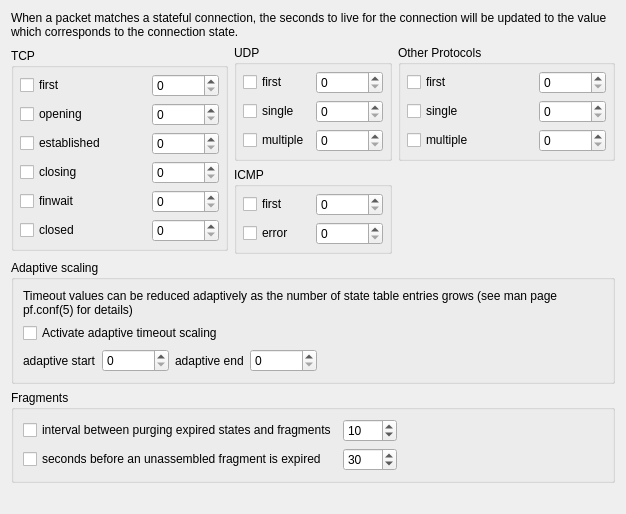
     <widget class="QWidget" name="tab4">
      <attribute name="title">
       <string>Timeouts</string>
      </attribute>
      <layout class="QGridLayout" name="gridLayout_14">
       <item row="0" column="0" colspan="3">
        <widget class="QLabel" name="textLabel2">
         <property name="text">
          <string>When a packet matches a stateful connection, the seconds to live for the connection will be updated to the value which corresponds to the connection state.</string>
         </property>
         <property name="alignment">
          <set>Qt::AlignVCenter</set>
         </property>
         <property name="wordWrap">
          <bool>true</bool>
         </property>
        </widget>
       </item>
       <item row="1" column="0" rowspan="2">
        <widget class="QGroupBox" name="groupBox1">
         <property name="sizePolicy">
          <sizepolicy hsizetype="Preferred" vsizetype="Maximum">
           <horstretch>0</horstretch>
           <verstretch>0</verstretch>
          </sizepolicy>
         </property>
         <property name="title">
          <string>TCP</string>
         </property>
         <layout class="QGridLayout">
          <property name="margin">
           <number>6</number>
          </property>
          <item row="0" column="0">
           <widget class="QCheckBox" name="pf_set_tcp_first">
            <property name="sizePolicy">
             <sizepolicy hsizetype="Expanding" vsizetype="Fixed">
              <horstretch>0</horstretch>
              <verstretch>0</verstretch>
             </sizepolicy>
            </property>
            <property name="text">
             <string>first</string>
            </property>
           </widget>
          </item>
          <item row="0" column="2">
           <widget class="QSpinBox" name="pf_tcp_first">
            <property name="sizePolicy">
             <sizepolicy hsizetype="Fixed" vsizetype="Fixed">
              <horstretch>0</horstretch>
              <verstretch>0</verstretch>
             </sizepolicy>
            </property>
            <property name="toolTip">
             <string>The state after the first packet.</string>
            </property>
            <property name="minimum">
             <number>0</number>
            </property>
            <property name="maximum">
             <number>100000</number>
            </property>
            <property name="value">
             <number>0</number>
            </property>
           </widget>
          </item>
          <item row="1" column="0">
           <widget class="QCheckBox" name="pf_set_tcp_opening">
            <property name="text">
             <string>opening</string>
            </property>
           </widget>
          </item>
          <item row="1" column="2">
           <widget class="QSpinBox" name="pf_tcp_opening">
            <property name="sizePolicy">
             <sizepolicy hsizetype="Fixed" vsizetype="Fixed">
              <horstretch>0</horstretch>
              <verstretch>0</verstretch>
             </sizepolicy>
            </property>
            <property name="toolTip">
             <string> The state before the destination host ever sends a packet.</string>
            </property>
            <property name="minimum">
             <number>0</number>
            </property>
            <property name="maximum">
             <number>100000</number>
            </property>
            <property name="value">
             <number>0</number>
            </property>
           </widget>
          </item>
          <item row="2" column="0">
           <widget class="QCheckBox" name="pf_set_tcp_established">
            <property name="text">
             <string>established</string>
            </property>
           </widget>
          </item>
          <item row="2" column="2">
           <widget class="QSpinBox" name="pf_tcp_established">
            <property name="sizePolicy">
             <sizepolicy hsizetype="Fixed" vsizetype="Fixed">
              <horstretch>0</horstretch>
              <verstretch>0</verstretch>
             </sizepolicy>
            </property>
            <property name="toolTip">
             <string>The fully established state.</string>
            </property>
            <property name="minimum">
             <number>0</number>
            </property>
            <property name="maximum">
             <number>100000</number>
            </property>
            <property name="singleStep">
             <number>1</number>
            </property>
            <property name="value">
             <number>0</number>
            </property>
           </widget>
          </item>
          <item row="3" column="2">
           <widget class="QSpinBox" name="pf_tcp_closing">
            <property name="sizePolicy">
             <sizepolicy hsizetype="Fixed" vsizetype="Fixed">
              <horstretch>0</horstretch>
              <verstretch>0</verstretch>
             </sizepolicy>
            </property>
            <property name="toolTip">
             <string>The state after the first FIN has been sent.</string>
            </property>
            <property name="minimum">
             <number>0</number>
            </property>
            <property name="maximum">
             <number>100000</number>
            </property>
            <property name="value">
             <number>0</number>
            </property>
           </widget>
          </item>
          <item row="3" column="0">
           <widget class="QCheckBox" name="pf_set_tcp_closing">
            <property name="text">
             <string>closing</string>
            </property>
           </widget>
          </item>
          <item row="4" column="2">
           <widget class="QSpinBox" name="pf_tcp_finwait">
            <property name="sizePolicy">
             <sizepolicy hsizetype="Fixed" vsizetype="Fixed">
              <horstretch>0</horstretch>
              <verstretch>0</verstretch>
             </sizepolicy>
            </property>
            <property name="toolTip">
             <string>The state after both FINs have been exchanged and the connection is closed.</string>
            </property>
            <property name="minimum">
             <number>0</number>
            </property>
            <property name="maximum">
             <number>100000</number>
            </property>
            <property name="value">
             <number>0</number>
            </property>
           </widget>
          </item>
          <item row="4" column="0">
           <widget class="QCheckBox" name="pf_set_tcp_finwait">
            <property name="text">
             <string>finwait</string>
            </property>
           </widget>
          </item>
          <item row="5" column="2">
           <widget class="QSpinBox" name="pf_tcp_closed">
            <property name="sizePolicy">
             <sizepolicy hsizetype="Fixed" vsizetype="Fixed">
              <horstretch>0</horstretch>
              <verstretch>0</verstretch>
             </sizepolicy>
            </property>
            <property name="toolTip">
             <string>The state after one endpoint sends an RST.</string>
            </property>
            <property name="minimum">
             <number>0</number>
            </property>
            <property name="maximum">
             <number>100000</number>
            </property>
            <property name="value">
             <number>0</number>
            </property>
           </widget>
          </item>
          <item row="5" column="0">
           <widget class="QCheckBox" name="pf_set_tcp_closed">
            <property name="text">
             <string>closed</string>
            </property>
           </widget>
          </item>
         </layout>
        </widget>
       </item>
       <item row="1" column="1">
        <widget class="QGroupBox" name="groupBox2">
         <property name="title">
          <string>UDP</string>
         </property>
         <layout class="QGridLayout">
          <property name="margin">
           <number>6</number>
          </property>
          <item row="0" column="0">
           <widget class="QCheckBox" name="pf_set_udp_first">
            <property name="text">
             <string>first</string>
            </property>
           </widget>
          </item>
          <item row="0" column="2">
           <widget class="QSpinBox" name="pf_udp_first">
            <property name="sizePolicy">
             <sizepolicy hsizetype="Fixed" vsizetype="Fixed">
              <horstretch>0</horstretch>
              <verstretch>0</verstretch>
             </sizepolicy>
            </property>
            <property name="toolTip">
             <string>The state after the first packet.</string>
            </property>
            <property name="minimum">
             <number>0</number>
            </property>
            <property name="maximum">
             <number>100000</number>
            </property>
            <property name="value">
             <number>0</number>
            </property>
           </widget>
          </item>
          <item row="1" column="0">
           <widget class="QCheckBox" name="pf_set_udp_single">
            <property name="text">
             <string>single</string>
            </property>
           </widget>
          </item>
          <item row="1" column="2">
           <widget class="QSpinBox" name="pf_udp_single">
            <property name="sizePolicy">
             <sizepolicy hsizetype="Fixed" vsizetype="Fixed">
              <horstretch>0</horstretch>
              <verstretch>0</verstretch>
             </sizepolicy>
            </property>
            <property name="toolTip">
             <string>The state if the source host sends more than one packet but the destination host has never sent one back.</string>
            </property>
            <property name="minimum">
             <number>0</number>
            </property>
            <property name="maximum">
             <number>100000</number>
            </property>
            <property name="value">
             <number>0</number>
            </property>
           </widget>
          </item>
          <item row="2" column="0">
           <widget class="QCheckBox" name="pf_set_udp_multiple">
            <property name="text">
             <string>multiple</string>
            </property>
           </widget>
          </item>
          <item row="2" column="2">
           <widget class="QSpinBox" name="pf_udp_multiple">
            <property name="sizePolicy">
             <sizepolicy hsizetype="Fixed" vsizetype="Fixed">
              <horstretch>0</horstretch>
              <verstretch>0</verstretch>
             </sizepolicy>
            </property>
            <property name="toolTip">
             <string> The state if both hosts have sent packets.</string>
            </property>
            <property name="minimum">
             <number>0</number>
            </property>
            <property name="maximum">
             <number>100000</number>
            </property>
            <property name="value">
             <number>0</number>
            </property>
           </widget>
          </item>
         </layout>
        </widget>
       </item>
       <item row="1" column="2">
        <widget class="QGroupBox" name="groupBox4">
         <property name="title">
          <string>Other Protocols</string>
         </property>
         <layout class="QGridLayout">
          <property name="margin">
           <number>6</number>
          </property>
          <item row="0" column="0">
           <widget class="QCheckBox" name="pf_set_other_first">
            <property name="sizePolicy">
             <sizepolicy hsizetype="Expanding" vsizetype="Fixed">
              <horstretch>0</horstretch>
              <verstretch>0</verstretch>
             </sizepolicy>
            </property>
            <property name="text">
             <string>first</string>
            </property>
           </widget>
          </item>
          <item row="0" column="2">
           <widget class="QSpinBox" name="pf_other_first">
            <property name="sizePolicy">
             <sizepolicy hsizetype="Fixed" vsizetype="Fixed">
              <horstretch>0</horstretch>
              <verstretch>0</verstretch>
             </sizepolicy>
            </property>
            <property name="toolTip">
             <string>The state after the first packet.</string>
            </property>
            <property name="minimum">
             <number>0</number>
            </property>
            <property name="maximum">
             <number>100000</number>
            </property>
            <property name="value">
             <number>0</number>
            </property>
           </widget>
          </item>
          <item row="1" column="0">
           <widget class="QCheckBox" name="pf_set_other_single">
            <property name="text">
             <string>single</string>
            </property>
           </widget>
          </item>
          <item row="2" column="0">
           <widget class="QCheckBox" name="pf_set_other_multiple">
            <property name="text">
             <string>multiple</string>
            </property>
           </widget>
          </item>
          <item row="1" column="2">
           <widget class="QSpinBox" name="pf_other_single">
            <property name="sizePolicy">
             <sizepolicy hsizetype="Fixed" vsizetype="Fixed">
              <horstretch>0</horstretch>
              <verstretch>0</verstretch>
             </sizepolicy>
            </property>
            <property name="toolTip">
             <string>The state after the first packet.</string>
            </property>
            <property name="minimum">
             <number>0</number>
            </property>
            <property name="maximum">
             <number>100000</number>
            </property>
            <property name="value">
             <number>0</number>
            </property>
           </widget>
          </item>
          <item row="2" column="2">
           <widget class="QSpinBox" name="pf_other_multiple">
            <property name="sizePolicy">
             <sizepolicy hsizetype="Fixed" vsizetype="Fixed">
              <horstretch>0</horstretch>
              <verstretch>0</verstretch>
             </sizepolicy>
            </property>
            <property name="toolTip">
             <string>The state after the first packet.</string>
            </property>
            <property name="minimum">
             <number>0</number>
            </property>
            <property name="maximum">
             <number>100000</number>
            </property>
            <property name="value">
             <number>0</number>
            </property>
           </widget>
          </item>
         </layout>
        </widget>
       </item>
       <item row="2" column="1">
        <widget class="QGroupBox" name="groupBox3">
         <property name="title">
          <string>ICMP</string>
         </property>
         <layout class="QGridLayout">
          <property name="margin">
           <number>6</number>
          </property>
          <item row="0" column="1">
           <widget class="QSpinBox" name="pf_icmp_first">
            <property name="sizePolicy">
             <sizepolicy hsizetype="Fixed" vsizetype="Fixed">
              <horstretch>0</horstretch>
              <verstretch>0</verstretch>
             </sizepolicy>
            </property>
            <property name="toolTip">
             <string>The state after the first packet.</string>
            </property>
            <property name="minimum">
             <number>0</number>
            </property>
            <property name="maximum">
             <number>100000</number>
            </property>
            <property name="value">
             <number>0</number>
            </property>
           </widget>
          </item>
          <item row="1" column="1">
           <widget class="QSpinBox" name="pf_icmp_error">
            <property name="sizePolicy">
             <sizepolicy hsizetype="Fixed" vsizetype="Fixed">
              <horstretch>0</horstretch>
              <verstretch>0</verstretch>
             </sizepolicy>
            </property>
            <property name="toolTip">
             <string>The state after an ICMP error came back in response to an ICMP packet.</string>
            </property>
            <property name="minimum">
             <number>0</number>
            </property>
            <property name="maximum">
             <number>100000</number>
            </property>
            <property name="value">
             <number>0</number>
            </property>
           </widget>
          </item>
          <item row="0" column="0">
           <widget class="QCheckBox" name="pf_set_icmp_first">
            <property name="text">
             <string>first</string>
            </property>
           </widget>
          </item>
          <item row="1" column="0">
           <widget class="QCheckBox" name="pf_set_icmp_error">
            <property name="text">
             <string>error</string>
            </property>
           </widget>
          </item>
         </layout>
        </widget>
       </item>
       <item row="3" column="0" colspan="3">
        <widget class="QGroupBox" name="groupBox6">
         <property name="title">
          <string>Adaptive scaling</string>
         </property>
         <layout class="QGridLayout" name="gridLayout_12">
          <item row="0" column="0">
           <widget class="QLabel" name="textLabel1_11">
            <property name="text">
             <string>Timeout values can be reduced adaptively as the number of state table entries grows (see man page pf.conf(5) for details)</string>
            </property>
            <property name="alignment">
             <set>Qt::AlignVCenter</set>
            </property>
            <property name="wordWrap">
             <bool>true</bool>
            </property>
           </widget>
          </item>
          <item row="1" column="0">
           <widget class="QCheckBox" name="pf_set_adaptive">
            <property name="text">
             <string>Activate adaptive timeout scaling</string>
            </property>
           </widget>
          </item>
          <item row="2" column="0">
           <layout class="QHBoxLayout" name="horizontalLayout_6">
            <item>
             <widget class="QLabel" name="textLabel1_10_7">
              <property name="sizePolicy">
               <sizepolicy hsizetype="Preferred" vsizetype="Preferred">
                <horstretch>0</horstretch>
                <verstretch>0</verstretch>
               </sizepolicy>
              </property>
              <property name="text">
               <string>adaptive start</string>
              </property>
              <property name="wordWrap">
               <bool>false</bool>
              </property>
             </widget>
            </item>
            <item>
             <widget class="QSpinBox" name="pf_adaptive_start">
              <property name="sizePolicy">
               <sizepolicy hsizetype="Fixed" vsizetype="Fixed">
                <horstretch>0</horstretch>
                <verstretch>0</verstretch>
               </sizepolicy>
              </property>
              <property name="toolTip">
               <string>When the number of state entries exceeds this value, adaptive scaling begins.</string>
              </property>
              <property name="minimum">
               <number>0</number>
              </property>
              <property name="maximum">
               <number>100000000</number>
              </property>
              <property name="value">
               <number>0</number>
              </property>
             </widget>
            </item>
            <item>
             <widget class="QLabel" name="textLabel1_10_7_2">
              <property name="sizePolicy">
               <sizepolicy hsizetype="Preferred" vsizetype="Preferred">
                <horstretch>0</horstretch>
                <verstretch>0</verstretch>
               </sizepolicy>
              </property>
              <property name="text">
               <string>adaptive end</string>
              </property>
              <property name="wordWrap">
               <bool>false</bool>
              </property>
             </widget>
            </item>
            <item>
             <widget class="QSpinBox" name="pf_adaptive_end">
              <property name="sizePolicy">
               <sizepolicy hsizetype="Fixed" vsizetype="Fixed">
                <horstretch>0</horstretch>
                <verstretch>0</verstretch>
               </sizepolicy>
              </property>
              <property name="toolTip">
               <string>When reaching this number of state entries, all timeout values become zero, effectively purging all state entries immediately.</string>
              </property>
              <property name="minimum">
               <number>0</number>
              </property>
              <property name="maximum">
               <number>100000000</number>
              </property>
              <property name="value">
               <number>0</number>
              </property>
             </widget>
            </item>
            <item>
             <spacer>
              <property name="orientation">
               <enum>Qt::Horizontal</enum>
              </property>
              <property name="sizeType">
               <enum>QSizePolicy::Expanding</enum>
              </property>
              <property name="sizeHint" stdset="0">
               <size>
                <width>40</width>
                <height>20</height>
               </size>
              </property>
             </spacer>
            </item>
           </layout>
          </item>
         </layout>
        </widget>
       </item>
       <item row="4" column="0" colspan="3">
        <widget class="QGroupBox" name="groupBox5">
         <property name="title">
          <string>Fragments</string>
         </property>
         <layout class="QGridLayout" name="gridLayout_13">
          <item row="0" column="0">
           <widget class="QCheckBox" name="pf_do_timeout_interval">
            <property name="toolTip">
             <string>translates into 'set timeout interval'</string>
            </property>
            <property name="text">
             <string>interval between purging expired states and fragments</string>
            </property>
           </widget>
          </item>
          <item row="0" column="1">
           <widget class="QSpinBox" name="pf_timeout_interval">
            <property name="sizePolicy">
             <sizepolicy hsizetype="Fixed" vsizetype="Fixed">
              <horstretch>0</horstretch>
              <verstretch>0</verstretch>
             </sizepolicy>
            </property>
            <property name="toolTip">
             <string>translates into 'set timeout interval'</string>
            </property>
            <property name="minimum">
             <number>1</number>
            </property>
            <property name="maximum">
             <number>1000</number>
            </property>
            <property name="value">
             <number>10</number>
            </property>
           </widget>
          </item>
          <item row="0" column="2">
           <spacer name="horizontalSpacer_3">
            <property name="orientation">
             <enum>Qt::Horizontal</enum>
            </property>
            <property name="sizeHint" stdset="0">
             <size>
              <width>206</width>
              <height>20</height>
             </size>
            </property>
           </spacer>
          </item>
          <item row="1" column="0">
           <widget class="QCheckBox" name="pf_do_timeout_frag">
            <property name="toolTip">
             <string>translates into 'set timeout frag'</string>
            </property>
            <property name="text">
             <string>seconds before an unassembled fragment is expired</string>
            </property>
           </widget>
          </item>
          <item row="1" column="1">
           <widget class="QSpinBox" name="pf_timeout_frag">
            <property name="sizePolicy">
             <sizepolicy hsizetype="Fixed" vsizetype="Fixed">
              <horstretch>0</horstretch>
              <verstretch>0</verstretch>
             </sizepolicy>
            </property>
            <property name="toolTip">
             <string>translates into 'set timeout frag'</string>
            </property>
            <property name="minimum">
             <number>1</number>
            </property>
            <property name="maximum">
             <number>1000</number>
            </property>
            <property name="value">
             <number>30</number>
            </property>
           </widget>
          </item>
         </layout>
        </widget>
       </item>
       <item row="5" column="1">
        <spacer>
         <property name="orientation">
          <enum>Qt::Vertical</enum>
         </property>
         <property name="sizeType">
          <enum>QSizePolicy::Expanding</enum>
         </property>
         <property name="sizeHint" stdset="0">
          <size>
           <width>20</width>
           <height>20</height>
          </size>
         </property>
        </spacer>
       </item>
      </layout>
     </widget>
